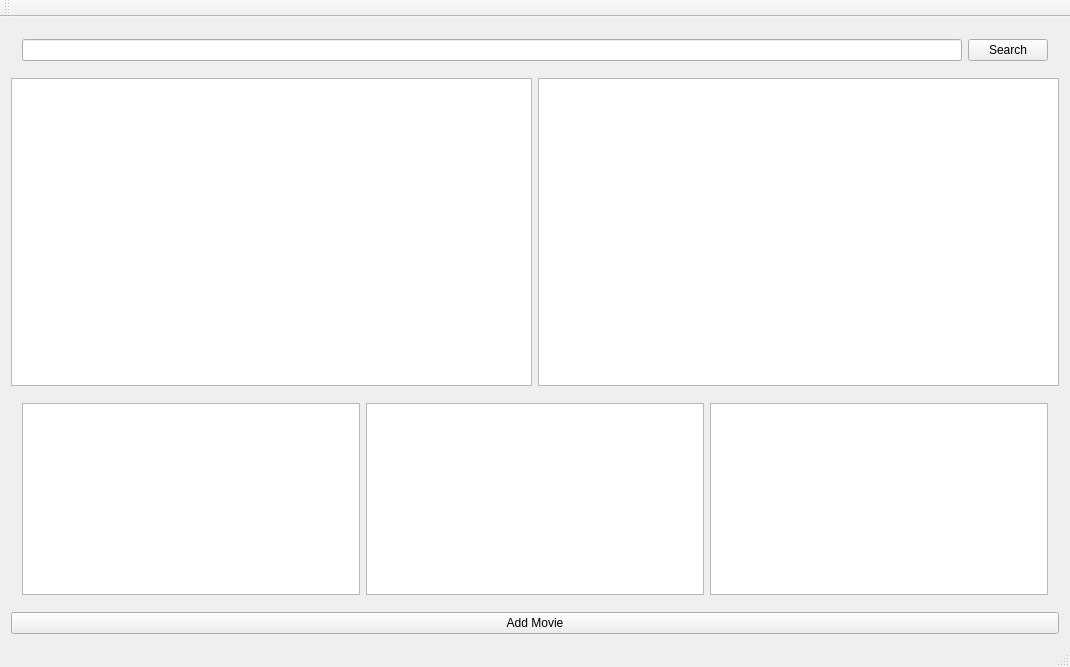
<?xml version="1.0" encoding="UTF-8"?>
<ui version="4.0">
 <class>MainWindow</class>
 <widget class="QMainWindow" name="MainWindow">
  <property name="geometry">
   <rect>
    <x>0</x>
    <y>0</y>
    <width>1070</width>
    <height>667</height>
   </rect>
  </property>
  <property name="windowTitle">
   <string>MainWindow</string>
  </property>
  <widget class="QWidget" name="centralWidget">
   <layout class="QVBoxLayout" name="verticalLayout">
    <item>
     <widget class="QWidget" name="widget" native="true">
      <layout class="QHBoxLayout" name="horizontalLayout_3">
       <item>
        <widget class="QLineEdit" name="lineEdit"/>
       </item>
       <item>
        <widget class="QPushButton" name="pushButton_2">
         <property name="text">
          <string>Search</string>
         </property>
        </widget>
       </item>
      </layout>
     </widget>
    </item>
    <item>
     <layout class="QHBoxLayout" name="horizontalLayout_2">
      <item>
       <widget class="QTableView" name="tableView"/>
      </item>
      <item>
       <widget class="QTableView" name="tableView_2"/>
      </item>
     </layout>
    </item>
    <item>
     <widget class="QSplitter" name="splitter">
      <property name="orientation">
       <enum>Qt::Horizontal</enum>
      </property>
      <widget class="QWidget" name="layoutWidget">
       <layout class="QHBoxLayout" name="horizontalLayout">
        <item>
         <widget class="QTableView" name="tableView_3"/>
        </item>
        <item>
         <widget class="QTableView" name="tableView_4"/>
        </item>
        <item>
         <widget class="QTableView" name="tableView_5"/>
        </item>
       </layout>
      </widget>
     </widget>
    </item>
    <item>
     <widget class="QPushButton" name="pushButton">
      <property name="text">
       <string>Add Movie</string>
      </property>
     </widget>
    </item>
   </layout>
  </widget>
  <widget class="QMenuBar" name="menuBar">
   <property name="geometry">
    <rect>
     <x>0</x>
     <y>0</y>
     <width>1070</width>
     <height>21</height>
    </rect>
   </property>
  </widget>
  <widget class="QToolBar" name="mainToolBar">
   <attribute name="toolBarArea">
    <enum>TopToolBarArea</enum>
   </attribute>
   <attribute name="toolBarBreak">
    <bool>false</bool>
   </attribute>
  </widget>
  <widget class="QStatusBar" name="statusBar"/>
 </widget>
 <layoutdefault spacing="6" margin="11"/>
 <resources/>
 <connections/>
</ui>
